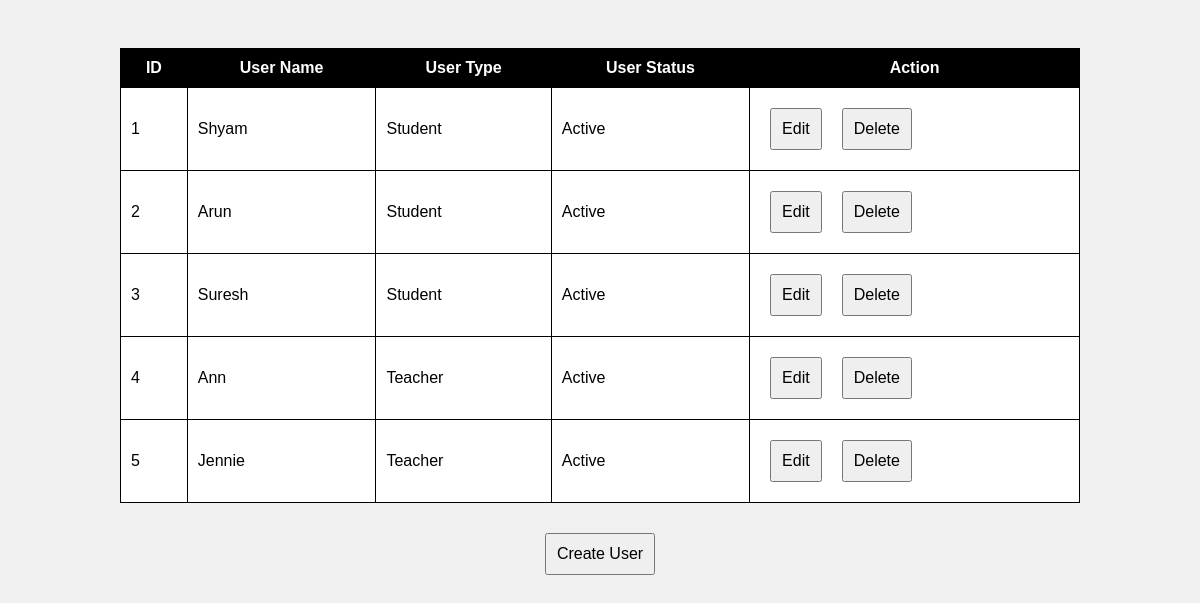
Page /admin/indexes/user_index.php on the earlier database version.
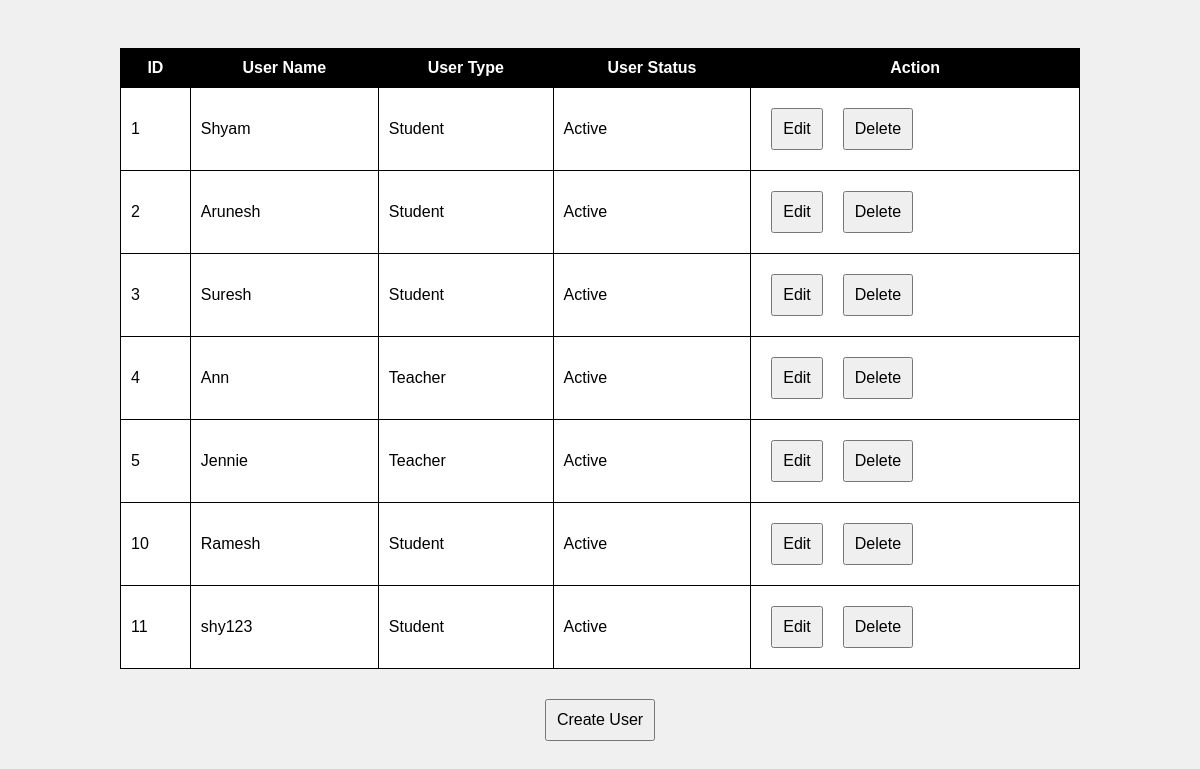
Same page on the later database version.
### tables this page shows
CREATE TABLE `users` (
  `user_id` int(11) NOT NULL,
  `user_name` varchar(255) NOT NULL,
  `user_password` varchar(255) NOT NULL,
  `user_type` enum('Student','Teacher') NOT NULL,
  `user_status` enum('Active','Inactive') NOT NULL
);

### admin/indexes/user_index.php (the view, shortened to what this page needs)
<html>
<head>
</head>
<body>
<h2 id="responseMessageUser">&nbsp;</h2>
    <div id="updateTableContainerUser">
    <?php
    include("../db.php");
    $sql = "SELECT * FROM users";
    $result = $conn->query($sql);
    if ($result->num_rows > 0) {
        echo "<table>";
        echo "<tr><th>ID</th><th>User Name</th><th>User Type</th><th>User Status</th><th>Action</th></tr>";
        while ($row = $result->fetch_assoc()) {
            echo "<tr>";
            echo "<td>{$row['user_id']}</td>";
            echo "<td>{$row['user_name']}</td>";
            echo "<td>{$row['user_type']}</td>";
            echo "<td>{$row['user_status']}</td>";
            echo "<td>";
            echo "<button onclick=\"showFormUser('edit_mode_user', {$row['user_id']})\">Edit</button>";
            echo "<button onclick=\"showFormUser('delete_mode_user', {$row['user_id']})\">Delete</button>";
            echo "</td>";
            echo "</tr>";
        }
        echo "</table>";
    } else {
        echo "No Users found.";
    }
    ?>
</div>
<button onclick="showFormUser('create_mode_user', null)">Create User</button>
</body>
</html>

Differences in the rows shown:
changed users id 2: user_name "Arun" → "Arunesh"
added users: user_id "10", user_name "Ramesh", user_type "Student", user_status "Active"
added users: user_id "11", user_name "shy123", user_type "Student", user_status "Active"
